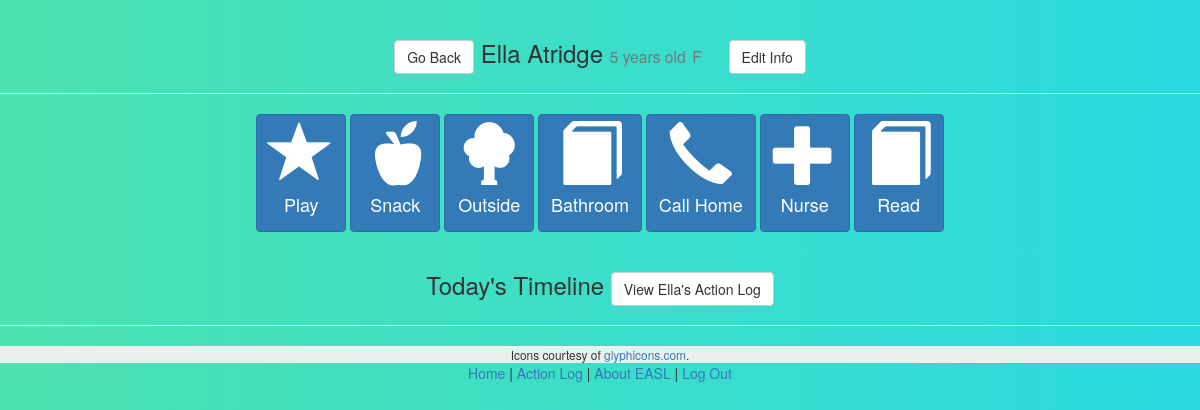
/student/11/ (signed in), run on an earlier commit of the app's database.
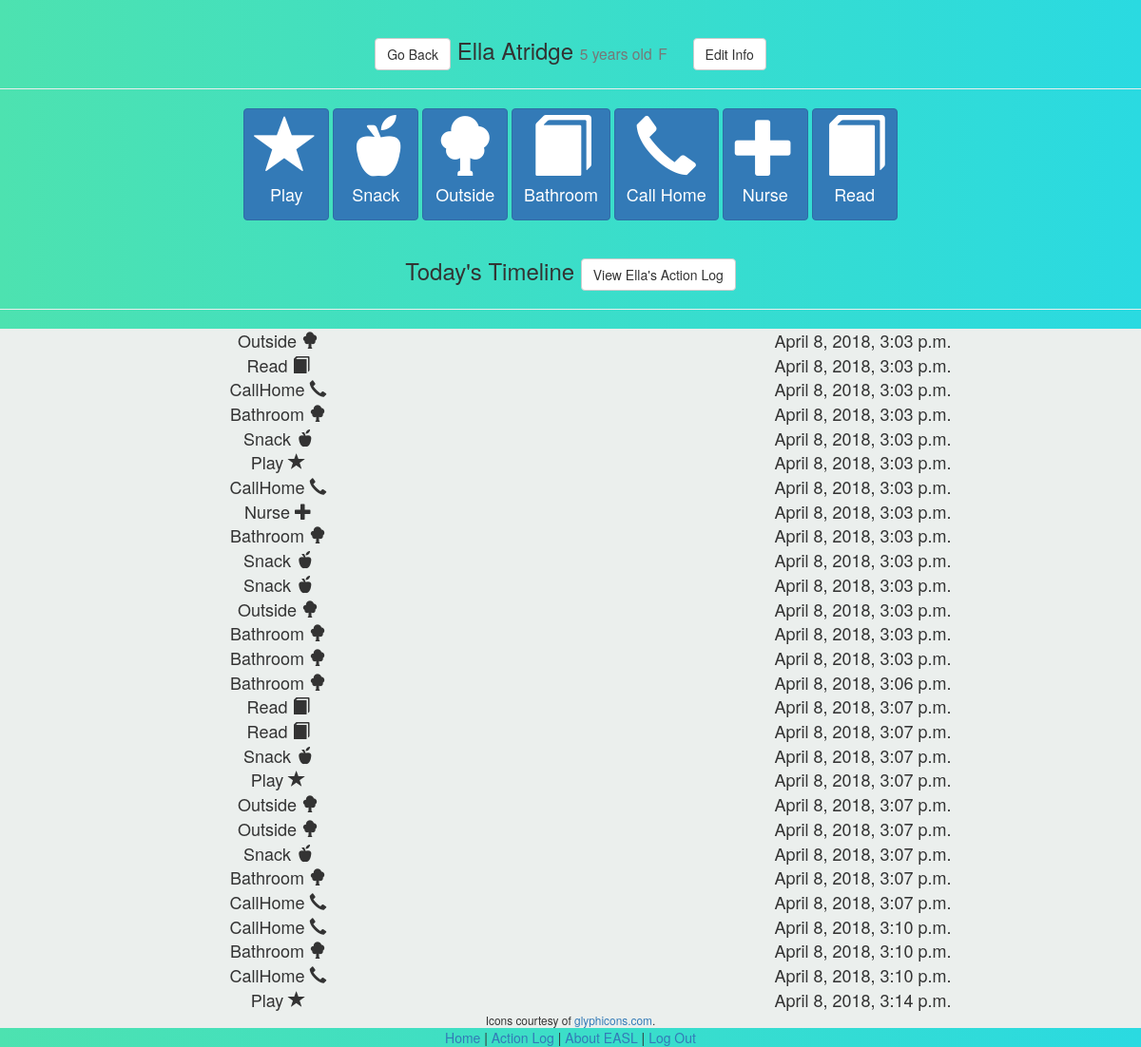
And on a later commit of the database.
### webApp/models.py (models this page shows, shortened)
class Student(models.Model):
    first_name = models.CharField(max_length=50)
    last_name = models.CharField(max_length=50)
    date_of_birth = models.DateField()
    gender = models.CharField(max_length=10, choices=[('M', 'Male'), ('F', 'Female')])
    parent = models.ForeignKey(User, null=True, blank=True, on_delete=models.CASCADE)
    def age(self):
        today = date.today()
        try:
            birthday = self.date_of_birth.replace(year=today.year)
        except ValueError:
            birthday = self.date_of_birth.replace(year=today.year)
        if birthday > today:
            return today.year - self.date_of_birth.year - 1
        else:
            return today.year - self.date_of_birth.year
    class Meta:
        unique_together = [("first_name", "last_name", "date_of_birth")]
        ordering = ['last_name']

class Action(models.Model):
    ACTION_CHOICES = [('S', 'Snack'), ('P', 'Play'), ('O', 'Outside'), ('B', 'Bathroom'), ('C', 'CallHome'), ('N', 'Nurse'), ('R', 'Read')]
    time = models.DateTimeField()
    action = models.CharField(max_length=1, choices=ACTION_CHOICES)
    student = models.ForeignKey('Student', on_delete=models.CASCADE)
    class Meta:
        ordering = ['-time']

### webApp/views.py (the view)
# urls.py: url(r'^student/(\d+)/', views.student_detail, name='student_detail'),
def student_detail(request, id):
    if request.user.is_authenticated:
        try:
            student = Student.objects.get(id=id)
        except Student.DoesNotExist:
            raise Http404('Student not found')
        if request.user.is_staff or student.parent == request.user:
            today_min = datetime.datetime.combine(datetime.date.today(), datetime.time.min)
            today_max = datetime.datetime.combine(datetime.date.today(), datetime.time.max)
            actions = Action.objects.filter(student=student, time__range=(today_min, today_max))
            return render(request, 'student_detail.html', {'student': student, 'actions': actions})
        else:
            return redirect('/unauth')
    else:
        return redirect('/accounts/login')

### webApp/templates/student_detail.html (shortened to what this page needs)
{% extends "base.html" %}
{% load bootstrap3 %}
{% load static %}
{% block content %}
<div class="page-header">
  <h3 class="text-center">
    <a class="btn btn-default" href="{% url 'home' %}";>Go Back</a>
    {{ student.first_name|capfirst }} {{ student.last_name|capfirst }}
    <small>{{ student.age }} years old</small>
    <small>{{ student.gender }}</small>
    {% if request.user.is_staff %}
      <a class="btn btn-default" href="{% url 'edit_page' student.id %}"; style="margin-left:20px;">
        Edit Info
      </a>
    {% endif %}
  </h3>
</div>
{% if request.user.is_staff %}
<div class="text-center">
    {% buttons %}
      <a class="btn btn-primary" href="{% url 'save_action' student.id 'P' %}";>
        <span class="glyphicon glyphicon-star" style="font-size: 64px"></span><br>
        <h4>Play</h4>
      </a>
      <a class="btn btn-primary" href="{% url 'save_action' student.id 'S' %}";>
        <span class="glyphicon glyphicon-apple" style="font-size: 64px"></span><br>
        <h4>Snack</h4>
      </a>
      <a class="btn btn-primary" href="{% url 'save_action' student.id 'O' %}";>
        <span class="glyphicon glyphicon-tree-deciduous" style="font-size: 64px"></span><br>
        <h4>Outside</h4>
      </a>
      <a class="btn btn-primary" href="{% url 'save_action' student.id 'B' %}";>
        <span class="glyphicon glyphicon-book" style="font-size: 64px"></span><br>
        <h4>Bathroom</h4>
      </a>
      <a class="btn btn-primary" href="{% url 'save_action' student.id 'C' %}";>
        <span class="glyphicon glyphicon-earphone" style="font-size: 64px"></span><br>
        <h4>Call Home</h4>
      </a>
      <a class="btn btn-primary" href="{% url 'save_action' student.id 'N' %}";>
        <span class="glyphicon glyphicon-plus" style="font-size: 64px"></span><br>
        <h4>Nurse</h4>
      </a>
      <a class="btn btn-primary" href="{% url 'save_action' student.id 'R' %}";>
        <span class="glyphicon glyphicon-book" style="font-size: 64px"></span><br>
        <h4>Read</h4>
      </a>
    {% endbuttons %}
  </div>
{% endif %}
<div class="page-header">
  <h3 class="text-center"> Today's Timeline
    <a class="btn btn-default" href="{% url 'student_action_log' student.id %}";>
      View {{ student.first_name|capfirst }}'s Action Log
    </a>
  </h3>
</div>
{% for action in actions.reverse %}
  <div class="text-center" id=timeline>
    <div class="row">
      <div class="col-md-6" style="font-size: 18px">
          {% if action.action == 'P' %}
            {{action.get_action_display}}
            <span class="glyphicon glyphicon-star"></span><br>
          {% elif action.action == 'S' %}
            {{action.get_action_display}}
            <span class="glyphicon glyphicon-apple"></span><br>
          {% elif action.action == 'O' %}
            {{action.get_action_display}}
            <span class="glyphicon glyphicon-tree-deciduous"></span><br>
          {% elif action.action == 'B' %}
            {{action.get_action_display}}
            <span class="glyphicon glyphicon-tree-deciduous"></span><br>
          {% elif action.action == 'C' %}
            {{action.get_action_display}}
            <span class="glyphicon glyphicon-earphone"></span><br>
          {% elif action.action == 'N' %}
            {{action.get_action_display}}
            <span class="glyphicon glyphicon-plus"></span><br>
          {% elif action.action == 'R' %}
            {{action.get_action_display}}
            <span class="glyphicon glyphicon-book"></span><br>
          {% endif %}
      </div>
      <div class="col-md-6" style="font-size: 18px">
          {{ action.time }}
      </div>
    </div>
  </div>
{% endfor %}
<div class="text-center" id=timeline>
  <small>Icons courtesy of <a href="https://glyphicons.com/">glyphicons.com</a>.</small>
</div>
{% endblock %}

### webApp/templates/base.html (shortened to what this page needs)
{% load bootstrap3 %}
{% load static %}
{% bootstrap_css %}
<html lang="en-US">
  <head>
  </head>
  <body>
    {% block content %}
    {% endblock %}
    <div class="footer">
      <div class="text-center">
        <a href="{% url 'home' %}">Home</a>
        |
        <a href="{% url 'action_log' %}">Action Log</a>
        |
        <a href="/about/">About EASL</a>
        |
        <a href="/accounts/logout">Log Out</a>
      </div>
    </div>
  </body>
</html>

### webApp/templates/student_detail.html (style rules this page uses)
#timeline { background: #EBEFED; }
body { background: linear-gradient(to right, #4DE2B0, #2ADAE1); }

What changed in the data, as far as the page shows it:
added Action: action "Outside", time "April 8, 2018, 3:03 p.m."
added Action: action "Read", time "April 8, 2018, 3:03 p.m."
added Action: action "CallHome", time "April 8, 2018, 3:03 p.m."
added Action: action "Bathroom", time "April 8, 2018, 3:03 p.m."
added Action: action "Snack", time "April 8, 2018, 3:03 p.m."
added Action: action "Play", time "April 8, 2018, 3:03 p.m."
added Action: action "CallHome", time "April 8, 2018, 3:03 p.m."
added Action: action "Nurse", time "April 8, 2018, 3:03 p.m."
added Action: action "Bathroom", time "April 8, 2018, 3:03 p.m."
added Action: action "Snack", time "April 8, 2018, 3:03 p.m."
added Action: action "Snack", time "April 8, 2018, 3:03 p.m."
added Action: action "Outside", time "April 8, 2018, 3:03 p.m."
added Action: action "Bathroom", time "April 8, 2018, 3:03 p.m."
added Action: action "Bathroom", time "April 8, 2018, 3:03 p.m."
added Action: action "Bathroom", time "April 8, 2018, 3:06 p.m."
added Action: action "Read", time "April 8, 2018, 3:07 p.m."
added Action: action "Read", time "April 8, 2018, 3:07 p.m."
added Action: action "Snack", time "April 8, 2018, 3:07 p.m."
added Action: action "Play", time "April 8, 2018, 3:07 p.m."
added Action: action "Outside", time "April 8, 2018, 3:07 p.m."
added Action: action "Outside", time "April 8, 2018, 3:07 p.m."
added Action: action "Snack", time "April 8, 2018, 3:07 p.m."
added Action: action "Bathroom", time "April 8, 2018, 3:07 p.m."
added Action: action "CallHome", time "April 8, 2018, 3:07 p.m."
added Action: action "CallHome", time "April 8, 2018, 3:10 p.m."
added Action: action "Bathroom", time "April 8, 2018, 3:10 p.m."
added Action: action "CallHome", time "April 8, 2018, 3:10 p.m."
added Action: action "Play", time "April 8, 2018, 3:14 p.m."
